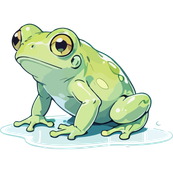
#> input picture glasspole.png, 173 x 173 px
$ python make-icon.py ../glasspole.png ../glasspole.png
#> lines starting #> are read from the running program, lines starting #| are printed output that depends on the picture
#!/usr/bin/env python3
# Tadpole — turn a PNG logo into a Windows .ico.
#
#   tools/make-icon.py glasspole.png glasspole.ico
#
# WHY THE .ico IS COMMITTED rather than built. The Windows build already
# depends on mingw, NSIS and a downloaded CPython; making it also require
# Pillow — on the Linux box, only to convert an image that changes about twice
# a year — is a worse trade than a 60 KB binary in git. So this is run by hand
# when the logo changes, and tools/build-windows.sh just uses the result.
#
# WHY SEVERAL SIZES AND NOT ONE. Windows picks the entry closest to what it is
# drawing and scales if it has to, so a single 256px icon looks soft in the
# 16px taskbar and blurry at 32px on the desktop. Small sizes especially need
# their own downscale — a 16px icon produced by the shell from a 256px source
# is mush, whereas one resampled properly still reads as the logo.
#
# The 256 entry is upscaled from a 173px source. That is not ideal and is
# still worth having: without it Windows upscales the 128 itself and the
# result is the same or worse.

import os
import sys

SIZES = [16, 24, 32, 48, 64, 128, 256]


def main(argv):
    if len(argv) < 3:
        print("usage: make-icon.py <src.png> <dest.ico>", file=sys.stderr)
        return 2
    src, dest = argv[1], argv[2]
    try:
        from PIL import Image
    except ImportError:
        print("this needs Pillow (pip install pillow) — it is only used to\n"
              "regenerate the committed .ico, never during a build.",
              file=sys.stderr)
        return 1

    im = Image.open(src)
#> im is the input picture: PIL image 173x173 RGBA; mean R, G, B, A 72.2, 86.2, 69.2, 102.9
    if im.mode != "RGBA":
        im = im.convert("RGBA")

    # THE SOURCE MUST BE AT LEAST THE LARGEST ENTRY. Pillow's ICO writer
    # produces every size by resampling the image it is handed, and it SKIPS
    # any size bigger than that image rather than upscaling — so handing it a
    # 173px logo and asking for 256 silently yields a one-entry icon. Upscale
    # first, then ask.
    #
    # LANCZOS both ways. The logo is a soft-edged render, not pixel art, so the
    # smooth filter is right here — unlike the emulator's framebuffer
    # thumbnails, which use NEAREST for exactly the opposite reason.
    big = max(SIZES)
    if im.size != (big, big):
        im = im.resize((big, big), Image.LANCZOS)
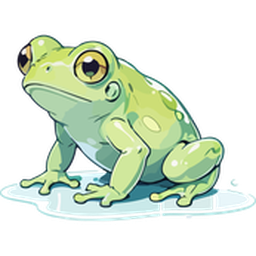
#> im: PIL image 256x256 RGBA; mean R, G, B, A 73.4, 87.6, 70.5, 102.9; transparent parts drawn white
    im.save(dest, format="ICO", sizes=[(s, s) for s in SIZES])
    print("%s -> %s  (%s, %d bytes)"
          % (src, dest, "/".join(str(s) for s in SIZES), os.path.getsize(dest)))
    return 0


if __name__ == "__main__":
    sys.exit(main(sys.argv))
#> (the program exits here)
